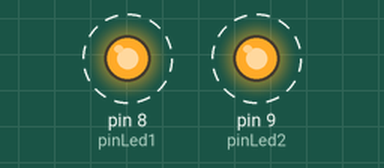
Simulated run of this sketch. Board: Arduino Uno, built with avr-gcc and run on an emulated ATmega328P. On the bench: output pins drawn as LEDs (lit = HIGH). Dashed ring = blinking.

Above: at 0.5 s.
Timing chart, 0 to 4.6 s (numbered marks = the images above):
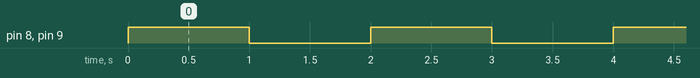

Measured:
- by itself, pin 8 (pinLed1), pin 9 (pinLed2): alternates HIGH for 1.0 s and LOW for 1.0 s

The sketch:

temporizacion.ino
```cpp
int pinLed1 = 8;
int pinLed2 = 9;

void setup() {

pinMode(pinLed1,OUTPUT);
pinMode(pinLed2,OUTPUT);

}

void loop() {

digitalWrite(pinLed1,HIGH);
digitalWrite(pinLed2,HIGH);
delay(1000);//enciende los leds y espera un segundo
digitalWrite(pinLed1,LOW);
digitalWrite(pinLed2,LOW);
delay(1000);//apaga los leds y espera un segundo

}
```
